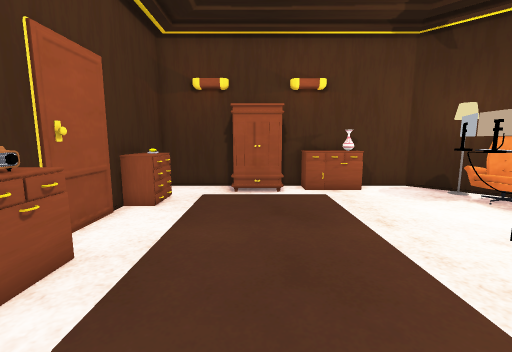
View 1 (above)

12 first-person views from a walk through a Unity game level. The camera is 1.2 m above the floor, tilts 8° down and sees 90° across. The floor is counted in squares, 0.5 m on a side. Each view is taken from the middle of a square. On the plan, view 1 faces up. The plan holds only what a view shows up to about 17 squares ahead; the rest is blank. The player is left out. Some surface patterns are stand-ins.

View 2
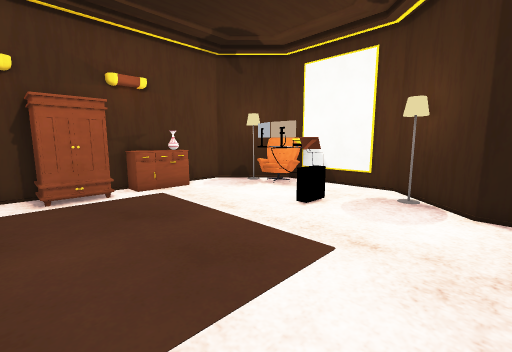

View 3
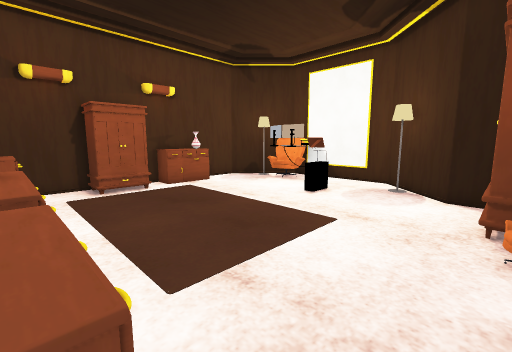

View 4
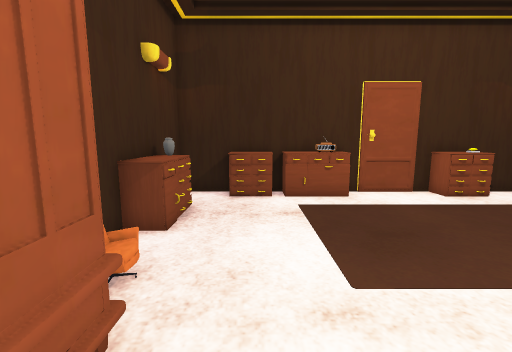

View 5
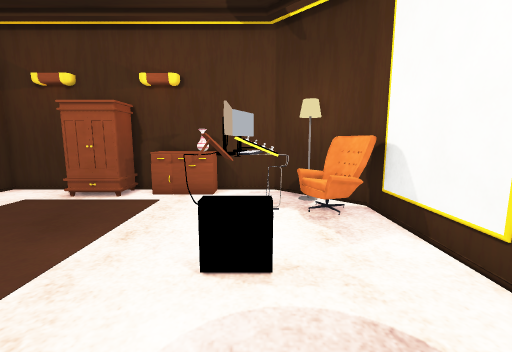

View 6
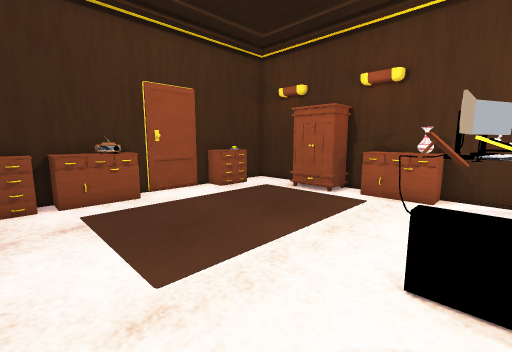

View 7
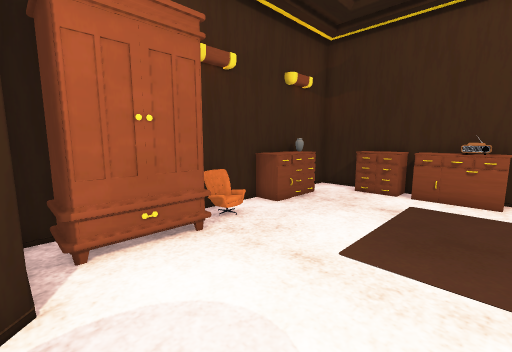

View 8
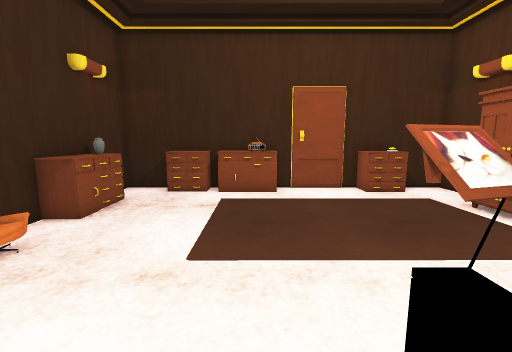

View 9
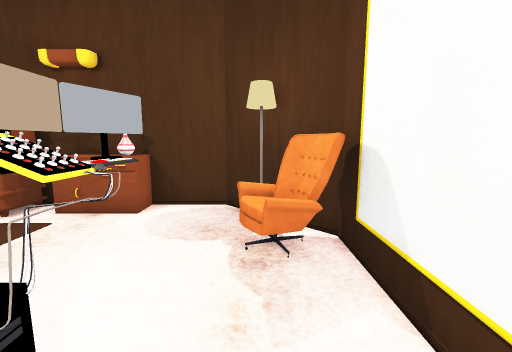

View 10
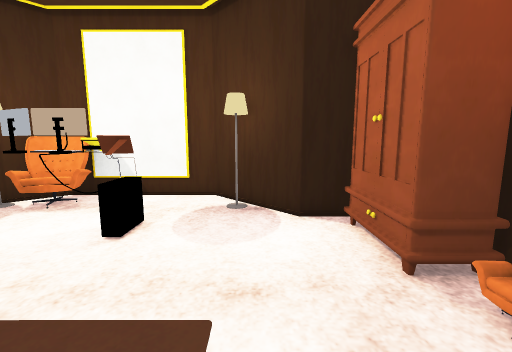

View 11
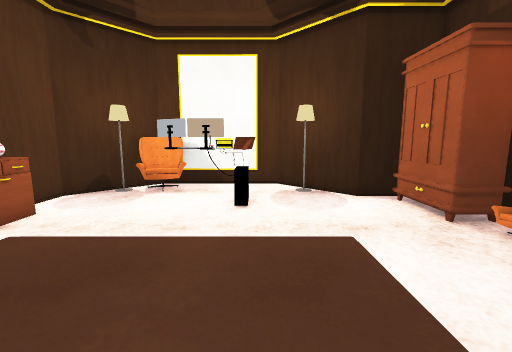

View 12
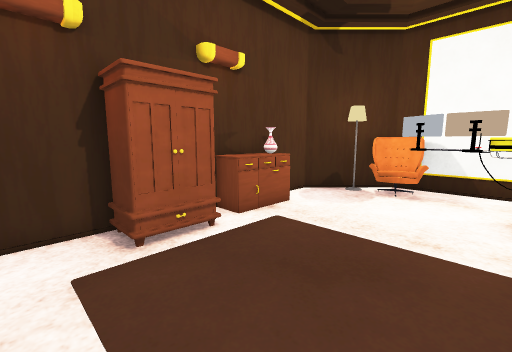

### Floor plan
Points are (right, up) in squares from view 1. A wall is a line through its corners. A room is listed if a view was taken in it or the views show most of it. See-through windows are left out.
Room 1 (views 1, 2, 3, 4, 5, 6, 7, 8, 9, 10, 11, 12)
walls: (-4.5, 6.3) (-4.8, 5.9); (-4.6, 6.4) (-4.8, 5.8); (-4.7, 6.6) (-4.7, 6); (-0.9, 13.4) (-4.9, 13.4) (-4.9, -2.5) (4.8, -2.5); (7.9, -1.1) (7.9, 0.6) (11.1, 3.7) (11.1, 10.2) (7.9, 13.4) (1, 13.4)
objects: other object (-4, 0) to (-4, 2); other object (-4, 3); radio (-4, 4); other object (-4, 5); other object (-4, 9) to (-4, 11); other object (-2, -2) to (0, -1); carpet (-2, 3) to (3, 11); other object (-1, 12) to (1, 13); other object (2, 12) to (5, 13); chair (3, -2); vase (4, 13) to (5, 13); other object (6, 5) to (8, 8); lamp (9, 3); chair (9, 9) to (10, 10); lamp (9, 11)

Positions as (right, up) in squares from view 1, and headings:
1: (0, 0), facing up
2: (-2, 0), facing up-right
3: (-4, -1), facing up-right
4: (7, 1), facing left
5: (7, 1), facing up
6: (7, 1), facing up-left
7: (8, 5), facing down-left
8: (8, 4), facing left
9: (9, 4), facing up
10: (0, 2), facing right
11: (-3, 5), facing right
12: (-3, 6), facing up-right
